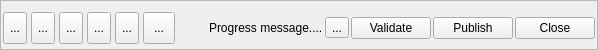
        <widget class="QFrame" name="bottom_frame">
         <property name="maximumSize">
          <size>
           <width>16777215</width>
           <height>50</height>
          </size>
         </property>
         <property name="accessibleName">
          <string>Bottom frame</string>
         </property>
         <property name="frameShape">
          <enum>QFrame::StyledPanel</enum>
         </property>
         <property name="frameShadow">
          <enum>QFrame::Raised</enum>
         </property>
         <layout class="QHBoxLayout" name="horizontalLayout">
          <property name="spacing">
           <number>2</number>
          </property>
          <property name="leftMargin">
           <number>2</number>
          </property>
          <property name="topMargin">
           <number>8</number>
          </property>
          <property name="rightMargin">
           <number>2</number>
          </property>
          <property name="bottomMargin">
           <number>2</number>
          </property>
          <item>
           <widget class="QWidget" name="button_container" native="true">
            <property name="accessibleName">
             <string>button container</string>
            </property>
            <layout class="QHBoxLayout" name="horizontalLayout_5">
             <property name="spacing">
              <number>4</number>
             </property>
             <property name="margin">
              <number>0</number>
             </property>
             <item>
              <widget class="QToolButton" name="browse">
               <property name="maximumSize">
                <size>
                 <width>32</width>
                 <height>32</height>
                </size>
               </property>
               <property name="toolTip">
                <string>&lt;p&gt;Click this button to browse files for publishing. You can also click and hold the button to show the full browsing menu which includes an option to browse folders to publish image sequences.&lt;/p&gt;</string>
               </property>
               <property name="text">
                <string>...</string>
               </property>
               <property name="icon">
                <iconset resource="resources.qrc">
                 <normaloff>:/tk_multi_inhouse/browse_menu.png</normaloff>:/tk_multi_inhouse/browse_menu.png</iconset>
               </property>
               <property name="iconSize">
                <size>
                 <width>32</width>
                 <height>32</height>
                </size>
               </property>
              </widget>
             </item>
             <item>
              <widget class="QToolButton" name="refresh">
               <property name="maximumSize">
                <size>
                 <width>32</width>
                 <height>32</height>
                </size>
               </property>
               <property name="toolTip">
                <string>Refresh</string>
               </property>
               <property name="text">
                <string>...</string>
               </property>
               <property name="icon">
                <iconset resource="resources.qrc">
                 <normaloff>:/tk_multi_inhouse/refresh.png</normaloff>:/tk_multi_inhouse/refresh.png</iconset>
               </property>
               <property name="iconSize">
                <size>
                 <width>32</width>
                 <height>32</height>
                </size>
               </property>
              </widget>
             </item>
             <item>
              <widget class="QToolButton" name="delete_items">
               <property name="maximumSize">
                <size>
                 <width>32</width>
                 <height>32</height>
                </size>
               </property>
               <property name="toolTip">
                <string>Delete selected items</string>
               </property>
               <property name="text">
                <string>...</string>
               </property>
               <property name="icon">
                <iconset resource="resources.qrc">
                 <normaloff>:/tk_multi_inhouse/trash.png</normaloff>:/tk_multi_inhouse/trash.png</iconset>
               </property>
               <property name="iconSize">
                <size>
                 <width>32</width>
                 <height>32</height>
                </size>
               </property>
              </widget>
             </item>
             <item>
              <widget class="QToolButton" name="expand_all">
               <property name="maximumSize">
                <size>
                 <width>32</width>
                 <height>32</height>
                </size>
               </property>
               <property name="toolTip">
                <string>Expand all items</string>
               </property>
               <property name="text">
                <string>...</string>
               </property>
               <property name="icon">
                <iconset resource="resources.qrc">
                 <normaloff>:/tk_multi_inhouse/expand.png</normaloff>:/tk_multi_inhouse/expand.png</iconset>
               </property>
               <property name="iconSize">
                <size>
                 <width>32</width>
                 <height>32</height>
                </size>
               </property>
              </widget>
             </item>
             <item>
              <widget class="QToolButton" name="collapse_all">
               <property name="maximumSize">
                <size>
                 <width>32</width>
                 <height>32</height>
                </size>
               </property>
               <property name="toolTip">
                <string>Collapse all items</string>
               </property>
               <property name="text">
                <string>...</string>
               </property>
               <property name="icon">
                <iconset resource="resources.qrc">
                 <normaloff>:/tk_multi_inhouse/contract.png</normaloff>:/tk_multi_inhouse/contract.png</iconset>
               </property>
               <property name="iconSize">
                <size>
                 <width>32</width>
                 <height>32</height>
                </size>
               </property>
              </widget>
             </item>
             <item>
              <widget class="QToolButton" name="help">
               <property name="minimumSize">
                <size>
                 <width>32</width>
                 <height>32</height>
                </size>
               </property>
               <property name="maximumSize">
                <size>
                 <width>32</width>
                 <height>32</height>
                </size>
               </property>
               <property name="toolTip">
                <string>&lt;html&gt;&lt;head/&gt;&lt;body&gt;&lt;p&gt;Open documentation for the publish workflow.&lt;/p&gt;&lt;/body&gt;&lt;/html&gt;</string>
               </property>
               <property name="text">
                <string>...</string>
               </property>
               <property name="icon">
                <iconset resource="resources.qrc">
                 <normaloff>:/tk_multi_inhouse/help.png</normaloff>:/tk_multi_inhouse/help.png</iconset>
               </property>
               <property name="iconSize">
                <size>
                 <width>32</width>
                 <height>32</height>
                </size>
               </property>
              </widget>
             </item>
            </layout>
           </widget>
          </item>
          <item>
           <spacer name="horizontalSpacer">
            <property name="orientation">
             <enum>Qt::Horizontal</enum>
            </property>
            <property name="sizeType">
             <enum>QSizePolicy::Fixed</enum>
            </property>
            <property name="sizeHint" stdset="0">
             <size>
              <width>10</width>
              <height>10</height>
             </size>
            </property>
           </spacer>
          </item>
          <item>
           <widget class="QLabel" name="progress_status_icon">
            <property name="minimumSize">
             <size>
              <width>20</width>
              <height>20</height>
             </size>
            </property>
            <property name="maximumSize">
             <size>
              <width>20</width>
              <height>20</height>
             </size>
            </property>
            <property name="text">
             <string/>
            </property>
            <property name="pixmap">
             <pixmap resource="resources.qrc">:/tk_multi_inhouse/status_success.png</pixmap>
            </property>
            <property name="scaledContents">
             <bool>true</bool>
            </property>
           </widget>
          </item>
          <item>
           <widget class="ProgressStatusLabel" name="progress_message">
            <property name="sizePolicy">
             <sizepolicy hsizetype="Expanding" vsizetype="Preferred">
              <horstretch>0</horstretch>
              <verstretch>0</verstretch>
             </sizepolicy>
            </property>
            <property name="text">
             <string>Progress message....</string>
            </property>
           </widget>
          </item>
          <item>
           <widget class="QToolButton" name="stop_processing">
            <property name="toolTip">
             <string>Stop Processing</string>
            </property>
            <property name="text">
             <string>...</string>
            </property>
            <property name="icon">
             <iconset resource="resources.qrc">
              <normaloff>:/tk_multi_inhouse/cross.png</normaloff>:/tk_multi_inhouse/cross.png</iconset>
            </property>
            <property name="iconSize">
             <size>
              <width>20</width>
              <height>20</height>
             </size>
            </property>
           </widget>
          </item>
          <item>
           <widget class="QPushButton" name="validate">
            <property name="sizePolicy">
             <sizepolicy hsizetype="Fixed" vsizetype="Fixed">
              <horstretch>0</horstretch>
              <verstretch>0</verstretch>
             </sizepolicy>
            </property>
            <property name="text">
             <string>Validate</string>
            </property>
           </widget>
          </item>
          <item>
           <widget class="QPushButton" name="publish">
            <property name="sizePolicy">
             <sizepolicy hsizetype="Fixed" vsizetype="Fixed">
              <horstretch>0</horstretch>
              <verstretch>0</verstretch>
             </sizepolicy>
            </property>
            <property name="text">
             <string>Publish</string>
            </property>
           </widget>
          </item>
          <item>
           <widget class="QPushButton" name="close">
            <property name="sizePolicy">
             <sizepolicy hsizetype="Fixed" vsizetype="Fixed">
              <horstretch>0</horstretch>
              <verstretch>0</verstretch>
             </sizepolicy>
            </property>
            <property name="text">
             <string>Close</string>
            </property>
           </widget>
          </item>
         </layout>
        </widget>
